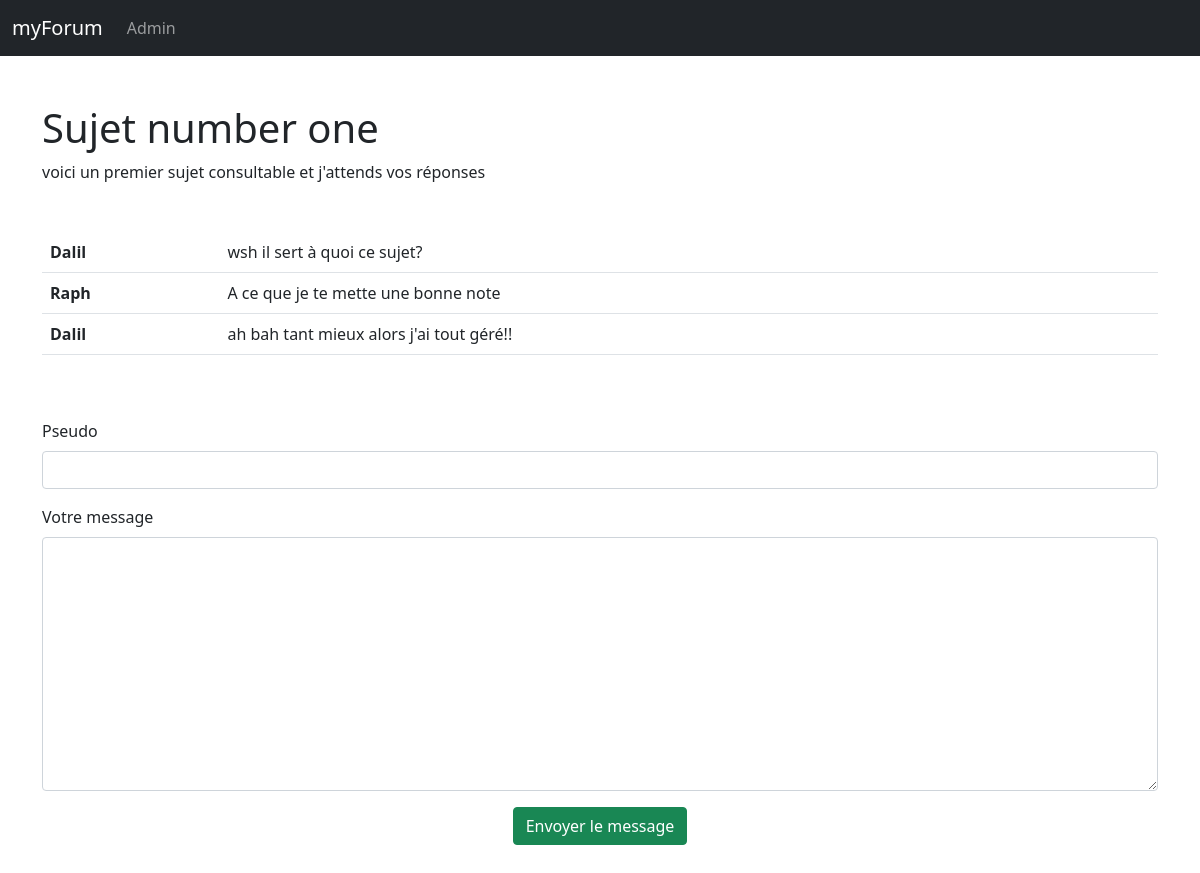
Page /?page=read-subject&id=19&subid=19 on the committed database.
### tables this page shows
CREATE TABLE IF NOT EXISTS `subject` (
  `subjectId` int NOT NULL AUTO_INCREMENT,
  `subjectName` varchar(256) NOT NULL,
  `subjectContent` text NOT NULL,
  `catid` int NOT NULL,
  PRIMARY KEY (`subjectId`),
  KEY `categoryId` (`catid`)
);

CREATE TABLE IF NOT EXISTS `messagechat` (
  `messageId` int NOT NULL AUTO_INCREMENT,
  `messageUser` text NOT NULL,
  `messageContent` text NOT NULL,
  `subid` int NOT NULL,
  KEY `messageId` (`messageId`),
  KEY `subid` (`subid`)
);

### pages/read-subject.content.php (the view, shortened to what this page needs)
<?php
$database = require_once dirname(__FILE__) . '/../utils/database.utils.php';
$query = $database->prepare('SELECT * FROM `subject` WHERE `subjectId` = :id');
$query->execute([
    'id' => $_GET['id'],
]);
$row = $query->fetch();
?>
<div class="container my-5">
    <div class="row">
        <div class="col">
            <h1><?php echo $row['subjectName']; ?></h1>
            <div><?php echo nl2br($row['subjectContent']); ?></div>
        </div>
    </div>
</div>
<?php
$query = $database->prepare('SELECT * FROM `messagechat` WHERE `subid` =' . $_GET['subid']);
$query->execute([
  'subid' => $_GET['subid'],
]);
?>
<div class="container my-5">
    <div class="row">
        <div class="col">
            <table class="table">
                <tbody>
                <?php while (($row = $query->fetch())) { ?>
                    <tr>
                        <th scope="row"><?php echo $row['messageUser']; ?></th>
                        <td><?php echo $row['messageContent']; ?></td>
                    </tr>
                <?php } ?>
                </tbody>
            </table>
        </div>
    </div>
</div>
<div class="container my-5">
    <div class="row">
        <div class="col">
            <form action="/?page=read-subject&id=<?php echo $_GET['subid']; ?>&subid=<?php echo $_GET['subid']; ?>" method="post">
                <div class="mb-3">
                    <label for="messageFormTitle" class="form-label">Pseudo</label>
                    <input type="text" class="form-control" id="messageFormTitle" name="messageFormTitle">
                </div>
                <div class="mb-3">
                    <label for="messageFormContent" class="form-label">Votre message</label>
                    <textarea class="form-control" id="messageFormContent" rows="10" name="messageFormContent"></textarea>
                </div>
                <div class="text-center">
                    <button type="submit" class="btn btn-success" name="messageForm">
                        Envoyer le message
                    </button>
                </div>
            </form>
        </div>
    </div>
</div>

### rows in the picture
subject: subjectName "Sujet number one", subjectContent "voici un premier sujet consultable et j'attends vos réponses"
messagechat: messageUser "Dalil", messageContent "wsh il sert à quoi ce sujet?"
messagechat: messageUser "Raph", messageContent "A ce que je te mette une bonne note"
messagechat: messageUser "Dalil", messageContent "ah bah tant mieux alors j'ai tout géré!!"
